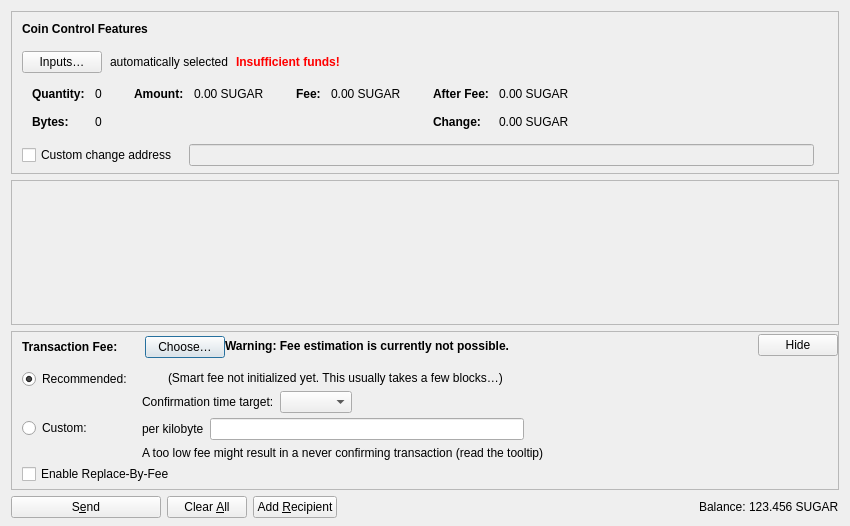
<?xml version="1.0" encoding="UTF-8"?>
<ui version="4.0">
 <class>SendCoinsDialog</class>
 <widget class="QDialog" name="SendCoinsDialog">
  <property name="geometry">
   <rect>
    <x>0</x>
    <y>0</y>
    <width>850</width>
    <height>526</height>
   </rect>
  </property>
  <property name="windowTitle">
   <string>Send Coins</string>
  </property>
  <layout class="QVBoxLayout" name="verticalLayout" stretch="0,1,0,0">
   <property name="bottomMargin">
    <number>8</number>
   </property>
   <item>
    <widget class="QFrame" name="frameCoinControl">
     <property name="sizePolicy">
      <sizepolicy hsizetype="Expanding" vsizetype="Expanding">
       <horstretch>0</horstretch>
       <verstretch>0</verstretch>
      </sizepolicy>
     </property>
     <property name="maximumSize">
      <size>
       <width>16777215</width>
       <height>16777215</height>
      </size>
     </property>
     <property name="frameShape">
      <enum>QFrame::StyledPanel</enum>
     </property>
     <property name="frameShadow">
      <enum>QFrame::Sunken</enum>
     </property>
     <layout class="QVBoxLayout" name="verticalLayoutCoinControl2">
      <property name="spacing">
       <number>0</number>
      </property>
      <property name="leftMargin">
       <number>0</number>
      </property>
      <property name="topMargin">
       <number>0</number>
      </property>
      <property name="rightMargin">
       <number>0</number>
      </property>
      <property name="bottomMargin">
       <number>6</number>
      </property>
      <item>
       <layout class="QVBoxLayout" name="verticalLayoutCoinControl" stretch="0,0,0,0,1">
        <property name="spacing">
         <number>0</number>
        </property>
        <property name="leftMargin">
         <number>10</number>
        </property>
        <property name="topMargin">
         <number>10</number>
        </property>
        <item>
         <layout class="QHBoxLayout" name="horizontalLayoutCoinControl1">
          <property name="bottomMargin">
           <number>15</number>
          </property>
          <item>
           <widget class="QLabel" name="labelCoinControlFeatures">
            <property name="sizePolicy">
             <sizepolicy hsizetype="Preferred" vsizetype="Maximum">
              <horstretch>0</horstretch>
              <verstretch>0</verstretch>
             </sizepolicy>
            </property>
            <property name="font">
             <font>
              <weight>75</weight>
              <bold>true</bold>
             </font>
            </property>
            <property name="styleSheet">
             <string notr="true">font-weight:bold;</string>
            </property>
            <property name="text">
             <string>Coin Control Features</string>
            </property>
           </widget>
          </item>
         </layout>
        </item>
        <item>
         <layout class="QHBoxLayout" name="horizontalLayoutCoinControl2" stretch="0,0,0,0">
          <property name="spacing">
           <number>8</number>
          </property>
          <property name="bottomMargin">
           <number>10</number>
          </property>
          <item>
           <widget class="QPushButton" name="pushButtonCoinControl">
            <property name="styleSheet">
             <string notr="true"/>
            </property>
            <property name="text">
             <string>Inputs…</string>
            </property>
            <property name="autoDefault">
             <bool>false</bool>
            </property>
           </widget>
          </item>
          <item>
           <widget class="QLabel" name="labelCoinControlAutomaticallySelected">
            <property name="text">
             <string>automatically selected</string>
            </property>
            <property name="margin">
             <number>5</number>
            </property>
           </widget>
          </item>
          <item>
           <widget class="QLabel" name="labelCoinControlInsuffFunds">
            <property name="font">
             <font>
              <weight>75</weight>
              <bold>true</bold>
             </font>
            </property>
            <property name="styleSheet">
             <string notr="true">color:red;font-weight:bold;</string>
            </property>
            <property name="text">
             <string>Insufficient funds!</string>
            </property>
            <property name="margin">
             <number>5</number>
            </property>
           </widget>
          </item>
          <item>
           <spacer name="horizontalSpacerCoinControl">
            <property name="orientation">
             <enum>Qt::Horizontal</enum>
            </property>
            <property name="sizeHint" stdset="0">
             <size>
              <width>40</width>
              <height>1</height>
             </size>
            </property>
           </spacer>
          </item>
         </layout>
        </item>
        <item>
         <widget class="QWidget" name="widgetCoinControl" native="true">
          <property name="sizePolicy">
           <sizepolicy hsizetype="Preferred" vsizetype="Preferred">
            <horstretch>0</horstretch>
            <verstretch>0</verstretch>
           </sizepolicy>
          </property>
          <property name="minimumSize">
           <size>
            <width>0</width>
            <height>0</height>
           </size>
          </property>
          <property name="styleSheet">
           <string notr="true"/>
          </property>
          <layout class="QHBoxLayout" name="horizontalLayoutCoinControl5">
           <property name="leftMargin">
            <number>0</number>
           </property>
           <property name="topMargin">
            <number>0</number>
           </property>
           <property name="rightMargin">
            <number>0</number>
           </property>
           <property name="bottomMargin">
            <number>0</number>
           </property>
           <item>
            <layout class="QHBoxLayout" name="horizontalLayoutCoinControl3" stretch="0,0,0,1">
             <property name="spacing">
              <number>20</number>
             </property>
             <property name="topMargin">
              <number>0</number>
             </property>
             <property name="bottomMargin">
              <number>10</number>
             </property>
             <item>
              <layout class="QFormLayout" name="formLayoutCoinControl1">
               <property name="labelAlignment">
                <set>Qt::AlignLeft|Qt::AlignVCenter</set>
               </property>
               <property name="horizontalSpacing">
                <number>10</number>
               </property>
               <property name="verticalSpacing">
                <number>14</number>
               </property>
               <property name="leftMargin">
                <number>10</number>
               </property>
               <property name="topMargin">
                <number>4</number>
               </property>
               <property name="rightMargin">
                <number>6</number>
               </property>
               <item row="0" column="0">
                <widget class="QLabel" name="labelCoinControlQuantityText">
                 <property name="font">
                  <font>
                   <weight>75</weight>
                   <bold>true</bold>
                  </font>
                 </property>
                 <property name="text">
                  <string>Quantity:</string>
                 </property>
                 <property name="margin">
                  <number>0</number>
                 </property>
                </widget>
               </item>
               <item row="0" column="1">
                <widget class="QLabel" name="labelCoinControlQuantity">
                 <property name="cursor">
                  <cursorShape>IBeamCursor</cursorShape>
                 </property>
                 <property name="contextMenuPolicy">
                  <enum>Qt::ActionsContextMenu</enum>
                 </property>
                 <property name="text">
                  <string notr="true">0</string>
                 </property>
                 <property name="margin">
                  <number>0</number>
                 </property>
                 <property name="textInteractionFlags">
                  <set>Qt::LinksAccessibleByMouse|Qt::TextSelectableByKeyboard|Qt::TextSelectableByMouse</set>
                 </property>
                </widget>
               </item>
               <item row="1" column="0">
                <widget class="QLabel" name="labelCoinControlBytesText">
                 <property name="font">
                  <font>
                   <weight>75</weight>
                   <bold>true</bold>
                  </font>
                 </property>
                 <property name="text">
                  <string>Bytes:</string>
                 </property>
                </widget>
               </item>
               <item row="1" column="1">
                <widget class="QLabel" name="labelCoinControlBytes">
                 <property name="cursor">
                  <cursorShape>IBeamCursor</cursorShape>
                 </property>
                 <property name="contextMenuPolicy">
                  <enum>Qt::ActionsContextMenu</enum>
                 </property>
                 <property name="text">
                  <string notr="true">0</string>
                 </property>
                 <property name="textInteractionFlags">
                  <set>Qt::LinksAccessibleByMouse|Qt::TextSelectableByKeyboard|Qt::TextSelectableByMouse</set>
                 </property>
                </widget>
               </item>
              </layout>
             </item>
             <item>
              <layout class="QFormLayout" name="formLayoutCoinControl2">
               <property name="horizontalSpacing">
                <number>10</number>
               </property>
               <property name="verticalSpacing">
                <number>14</number>
               </property>
               <property name="leftMargin">
                <number>6</number>
               </property>
               <property name="topMargin">
                <number>4</number>
               </property>
               <property name="rightMargin">
                <number>6</number>
               </property>
               <item row="0" column="0">
                <widget class="QLabel" name="labelCoinControlAmountText">
                 <property name="font">
                  <font>
                   <weight>75</weight>
                   <bold>true</bold>
                  </font>
                 </property>
                 <property name="text">
                  <string>Amount:</string>
                 </property>
                 <property name="margin">
                  <number>0</number>
                 </property>
                </widget>
               </item>
               <item row="0" column="1">
                <widget class="QLabel" name="labelCoinControlAmount">
                 <property name="cursor">
                  <cursorShape>IBeamCursor</cursorShape>
                 </property>
                 <property name="contextMenuPolicy">
                  <enum>Qt::ActionsContextMenu</enum>
                 </property>
                 <property name="text">
                  <string notr="true">0.00 SUGAR</string>
                 </property>
                 <property name="textInteractionFlags">
                  <set>Qt::LinksAccessibleByMouse|Qt::TextSelectableByKeyboard|Qt::TextSelectableByMouse</set>
                 </property>
                </widget>
               </item>
              </layout>
             </item>
             <item>
              <layout class="QFormLayout" name="formLayoutCoinControl3">
               <property name="horizontalSpacing">
                <number>10</number>
               </property>
               <property name="verticalSpacing">
                <number>14</number>
               </property>
               <property name="leftMargin">
                <number>6</number>
               </property>
               <property name="topMargin">
                <number>4</number>
               </property>
               <property name="rightMargin">
                <number>6</number>
               </property>
               <item row="0" column="0">
                <widget class="QLabel" name="labelCoinControlFeeText">
                 <property name="font">
                  <font>
                   <weight>75</weight>
                   <bold>true</bold>
                  </font>
                 </property>
                 <property name="text">
                  <string>Fee:</string>
                 </property>
                 <property name="margin">
                  <number>0</number>
                 </property>
                </widget>
               </item>
               <item row="0" column="1">
                <widget class="QLabel" name="labelCoinControlFee">
                 <property name="cursor">
                  <cursorShape>IBeamCursor</cursorShape>
                 </property>
                 <property name="contextMenuPolicy">
                  <enum>Qt::ActionsContextMenu</enum>
                 </property>
                 <property name="text">
                  <string notr="true">0.00 SUGAR</string>
                 </property>
                 <property name="textInteractionFlags">
                  <set>Qt::LinksAccessibleByMouse|Qt::TextSelectableByKeyboard|Qt::TextSelectableByMouse</set>
                 </property>
                </widget>
               </item>
              </layout>
             </item>
             <item>
              <layout class="QFormLayout" name="formLayoutCoinControl4">
               <property name="labelAlignment">
                <set>Qt::AlignLeft|Qt::AlignVCenter</set>
               </property>
               <property name="horizontalSpacing">
                <number>10</number>
               </property>
               <property name="verticalSpacing">
                <number>14</number>
               </property>
               <property name="leftMargin">
                <number>6</number>
               </property>
               <property name="topMargin">
                <number>4</number>
               </property>
               <property name="rightMargin">
                <number>6</number>
               </property>
               <item row="0" column="0">
                <widget class="QLabel" name="labelCoinControlAfterFeeText">
                 <property name="font">
                  <font>
                   <weight>75</weight>
                   <bold>true</bold>
                  </font>
                 </property>
                 <property name="text">
                  <string>After Fee:</string>
                 </property>
                 <property name="margin">
                  <number>0</number>
                 </property>
                </widget>
               </item>
               <item row="0" column="1">
                <widget class="QLabel" name="labelCoinControlAfterFee">
                 <property name="cursor">
                  <cursorShape>IBeamCursor</cursorShape>
                 </property>
                 <property name="contextMenuPolicy">
                  <enum>Qt::ActionsContextMenu</enum>
                 </property>
                 <property name="text">
                  <string notr="true">0.00 SUGAR</string>
                 </property>
                 <property name="textInteractionFlags">
                  <set>Qt::LinksAccessibleByMouse|Qt::TextSelectableByKeyboard|Qt::TextSelectableByMouse</set>
                 </property>
                </widget>
               </item>
               <item row="1" column="0">
                <widget class="QLabel" name="labelCoinControlChangeText">
                 <property name="font">
                  <font>
                   <weight>75</weight>
                   <bold>true</bold>
                  </font>
                 </property>
                 <property name="text">
                  <string>Change:</string>
                 </property>
                </widget>
               </item>
               <item row="1" column="1">
                <widget class="QLabel" name="labelCoinControlChange">
                 <property name="cursor">
                  <cursorShape>IBeamCursor</cursorShape>
                 </property>
                 <property name="contextMenuPolicy">
                  <enum>Qt::ActionsContextMenu</enum>
                 </property>
                 <property name="text">
                  <string notr="true">0.00 SUGAR</string>
                 </property>
                 <property name="textInteractionFlags">
                  <set>Qt::LinksAccessibleByMouse|Qt::TextSelectableByKeyboard|Qt::TextSelectableByMouse</set>
                 </property>
                </widget>
               </item>
              </layout>
             </item>
            </layout>
           </item>
          </layout>
         </widget>
        </item>
        <item>
         <layout class="QHBoxLayout" name="horizontalLayoutCoinControl4" stretch="0,0,0">
          <property name="spacing">
           <number>12</number>
          </property>
          <property name="sizeConstraint">
           <enum>QLayout::SetDefaultConstraint</enum>
          </property>
          <property name="topMargin">
           <number>5</number>
          </property>
          <property name="rightMargin">
           <number>5</number>
          </property>
          <item>
           <widget class="QCheckBox" name="checkBoxCoinControlChange">
            <property name="toolTip">
             <string>If this is activated, but the change address is empty or invalid, change will be sent to a newly generated address.</string>
            </property>
            <property name="text">
             <string>Custom change address</string>
            </property>
           </widget>
          </item>
          <item>
           <widget class="QValidatedLineEdit" name="lineEditCoinControlChange">
            <property name="enabled">
             <bool>false</bool>
            </property>
            <property name="sizePolicy">
             <sizepolicy hsizetype="Expanding" vsizetype="Fixed">
              <horstretch>0</horstretch>
              <verstretch>0</verstretch>
             </sizepolicy>
            </property>
           </widget>
          </item>
          <item>
           <widget class="QLabel" name="labelCoinControlChangeLabel">
            <property name="sizePolicy">
             <sizepolicy hsizetype="Preferred" vsizetype="Expanding">
              <horstretch>0</horstretch>
              <verstretch>0</verstretch>
             </sizepolicy>
            </property>
            <property name="minimumSize">
             <size>
              <width>0</width>
              <height>0</height>
             </size>
            </property>
            <property name="text">
             <string/>
            </property>
            <property name="margin">
             <number>3</number>
            </property>
           </widget>
          </item>
         </layout>
        </item>
        <item>
         <spacer name="verticalSpacerCoinControl">
          <property name="orientation">
           <enum>Qt::Vertical</enum>
          </property>
          <property name="sizeHint" stdset="0">
           <size>
            <width>800</width>
            <height>1</height>
           </size>
          </property>
         </spacer>
        </item>
       </layout>
      </item>
     </layout>
    </widget>
   </item>
   <item>
    <widget class="QScrollArea" name="scrollArea">
     <property name="widgetResizable">
      <bool>true</bool>
     </property>
     <widget class="QWidget" name="scrollAreaWidgetContents">
      <property name="geometry">
       <rect>
        <x>0</x>
        <y>0</y>
        <width>830</width>
        <height>104</height>
       </rect>
      </property>
      <layout class="QVBoxLayout" name="verticalLayout_2" stretch="0,1">
       <property name="leftMargin">
        <number>0</number>
       </property>
       <property name="topMargin">
        <number>0</number>
       </property>
       <property name="rightMargin">
        <number>0</number>
       </property>
       <property name="bottomMargin">
        <number>0</number>
       </property>
       <item>
        <layout class="QVBoxLayout" name="entries">
         <property name="spacing">
          <number>6</number>
         </property>
        </layout>
       </item>
       <item>
        <spacer name="verticalSpacer">
         <property name="orientation">
          <enum>Qt::Vertical</enum>
         </property>
         <property name="sizeHint" stdset="0">
          <size>
           <width>20</width>
           <height>40</height>
          </size>
         </property>
        </spacer>
       </item>
      </layout>
     </widget>
    </widget>
   </item>
   <item>
    <widget class="QFrame" name="frameFee">
     <property name="sizePolicy">
      <sizepolicy hsizetype="Expanding" vsizetype="Expanding">
       <horstretch>0</horstretch>
       <verstretch>0</verstretch>
      </sizepolicy>
     </property>
     <property name="maximumSize">
      <size>
       <width>16777215</width>
       <height>16777215</height>
      </size>
     </property>
     <property name="frameShape">
      <enum>QFrame::StyledPanel</enum>
     </property>
     <property name="frameShadow">
      <enum>QFrame::Sunken</enum>
     </property>
     <layout class="QVBoxLayout" name="verticalLayoutFee1">
      <property name="spacing">
       <number>0</number>
      </property>
      <property name="leftMargin">
       <number>0</number>
      </property>
      <property name="topMargin">
       <number>0</number>
      </property>
      <property name="rightMargin">
       <number>0</number>
      </property>
      <property name="bottomMargin">
       <number>0</number>
      </property>
      <item>
       <layout class="QVBoxLayout" name="verticalLayoutFee2" stretch="0,0,0">
        <property name="spacing">
         <number>0</number>
        </property>
        <property name="leftMargin">
         <number>10</number>
        </property>
        <property name="topMargin">
         <number>0</number>
        </property>
        <item>
         <layout class="QHBoxLayout" name="horizontalLayoutFee1">
          <property name="bottomMargin">
           <number>0</number>
          </property>
          <item>
           <layout class="QVBoxLayout" name="verticalLayoutFee7">
            <property name="spacing">
             <number>0</number>
            </property>
            <item>
             <spacer name="verticalSpacerSmartFee">
              <property name="orientation">
               <enum>Qt::Vertical</enum>
              </property>
              <property name="sizeType">
               <enum>QSizePolicy::Fixed</enum>
              </property>
              <property name="sizeHint" stdset="0">
               <size>
                <width>1</width>
                <height>4</height>
               </size>
              </property>
             </spacer>
            </item>
            <item>
             <layout class="QHBoxLayout" name="horizontalLayoutSmartFee">
              <property name="spacing">
               <number>10</number>
              </property>
              <item>
               <widget class="QLabel" name="labelFeeHeadline">
                <property name="sizePolicy">
                 <sizepolicy hsizetype="Preferred" vsizetype="Maximum">
                  <horstretch>0</horstretch>
                  <verstretch>0</verstretch>
                 </sizepolicy>
                </property>
                <property name="font">
                 <font>
                  <weight>75</weight>
                  <bold>true</bold>
                 </font>
                </property>
                <property name="styleSheet">
                 <string notr="true">font-weight:bold;</string>
                </property>
                <property name="text">
                 <string>Transaction Fee:</string>
                </property>
               </widget>
              </item>
              <item>
               <widget class="QLabel" name="labelFeeMinimized">
                <property name="text">
                 <string/>
                </property>
               </widget>
              </item>
              <item>
               <widget class="QPushButton" name="buttonChooseFee">
                <property name="text">
                 <string>Choose…</string>
                </property>
               </widget>
              </item>
             </layout>
            </item>
            <item>
             <spacer name="verticalSpacer_5">
              <property name="orientation">
               <enum>Qt::Vertical</enum>
              </property>
              <property name="sizeHint" stdset="0">
               <size>
                <width>1</width>
                <height>1</height>
               </size>
              </property>
             </spacer>
            </item>
           </layout>
          </item>
          <item>
           <widget class="QLabel" name="fallbackFeeWarningLabel">
            <property name="toolTip">
             <string>Using the fallbackfee can result in sending a transaction that will take several hours or days (or never) to confirm. Consider choosing your fee manually or wait until you have validated the complete chain.</string>
            </property>
            <property name="font">
            <font>
                <weight>75</weight>
                <bold>true</bold>
            </font>
            </property>
            <property name="text">
             <string>Warning: Fee estimation is currently not possible.</string>
            </property>
            <property name="wordWrap">
             <bool>false</bool>
            </property>
           </widget>
          </item>
          <item>
           <spacer name="horizontalSpacer_4">
            <property name="orientation">
             <enum>Qt::Horizontal</enum>
            </property>
            <property name="sizeType">
             <enum>QSizePolicy::MinimumExpanding</enum>
            </property>
            <property name="sizeHint" stdset="0">
             <size>
              <width>40</width>
              <height>20</height>
             </size>
            </property>
           </spacer>
          </item>
          <item>
           <widget class="QPushButton" name="buttonMinimizeFee">
            <property name="toolTip">
             <string>Hide transaction fee settings</string>
            </property>
            <property name="text">
             <string>Hide</string>
            </property>
           </widget>
          </item>
         </layout>
        </item>
        <item>
         <widget class="QFrame" name="frameFeeSelection">
          <layout class="QVBoxLayout" name="verticalLayoutFee12">
           <property name="spacing">
            <number>0</number>
           </property>
           <property name="leftMargin">
            <number>0</number>
           </property>
           <property name="topMargin">
            <number>0</number>
           </property>
           <property name="rightMargin">
            <number>0</number>
           </property>
           <property name="bottomMargin">
            <number>0</number>
           </property>
           <item>
            <layout class="QGridLayout" name="gridLayoutFee">
             <property name="topMargin">
              <number>10</number>
             </property>
             <property name="bottomMargin">
              <number>4</number>
             </property>
             <property name="horizontalSpacing">
              <number>10</number>
             </property>
             <property name="verticalSpacing">
              <number>4</number>
             </property>
             <item row="1" column="1">
              <layout class="QVBoxLayout" name="verticalLayoutFee8">
               <property name="spacing">
                <number>6</number>
               </property>
               <item>
                <layout class="QHBoxLayout" name="horizontalLayoutFee13">
                 <item>
                  <widget class="QLabel" name="labelCustomPerKilobyte">
                   <property name="toolTip">
                    <string>Specify a custom fee per kB (1,000 bytes) of the transaction's virtual size.

Note:  Since the fee is calculated on a per-byte basis, a fee rate of "100 satoshis per kvB" for a transaction size of 500 virtual bytes (half of 1 kvB) would ultimately yield a fee of only 50 satoshis.</string>
                   </property>
                   <property name="text">
                    <string>per kilobyte</string>
                   </property>
                  </widget>
                 </item>
                 <item>
                  <widget class="SugarchainAmountField" name="customFee"/>
                 </item>
                 <item>
                  <spacer name="horizontalSpacer_6">
                   <property name="orientation">
                    <enum>Qt::Horizontal</enum>
                   </property>
                   <property name="sizeHint" stdset="0">
                    <size>
                     <width>1</width>
                     <height>1</height>
                    </size>
                   </property>
                  </spacer>
                 </item>
                </layout>
               </item>
               <item>
                <layout class="QHBoxLayout" name="horizontalLayoutFee8">
                 <item>
                  <widget class="QLabel" name="labelCustomFeeWarning">
                   <property name="enabled">
                    <bool>true</bool>
                   </property>
                   <property name="toolTip">
                    <string>When there is less transaction volume than space in the blocks, miners as well as relaying nodes may enforce a minimum fee. Paying only this minimum fee is just fine, but be aware that this can result in a never confirming transaction once there is more demand for sugarchain transactions than the network can process.</string>
                   </property>
                   <property name="text">
                    <string>A too low fee might result in a never confirming transaction (read the tooltip)</string>
                   </property>
                  </widget>
                 </item>
                 <item>
                  <spacer name="horizontalSpacer_2">
                   <property name="orientation">
                    <enum>Qt::Horizontal</enum>
                   </property>
                   <property name="sizeHint" stdset="0">
                    <size>
                     <width>1</width>
                     <height>1</height>
                    </size>
                   </property>
                  </spacer>
                 </item>
                </layout>
               </item>
              </layout>
             </item>
             <item row="0" column="0">
              <layout class="QVBoxLayout" name="verticalLayoutFee4" stretch="0,1">
               <item>
                <widget class="QRadioButton" name="radioSmartFee">
                 <property name="text">
                  <string>Recommended:</string>
                 </property>
                 <property name="checked">
                  <bool>true</bool>
                 </property>
                 <attribute name="buttonGroup">
                  <string notr="true">groupFee</string>
                 </attribute>
                </widget>
               </item>
               <item>
                <spacer name="verticalSpacer_2">
                 <property name="orientation">
                  <enum>Qt::Vertical</enum>
                 </property>
                 <property name="sizeHint" stdset="0">
                  <size>
                   <width>1</width>
                   <height>1</height>
                  </size>
                 </property>
                </spacer>
               </item>
              </layout>
             </item>
             <item row="1" column="0">
              <layout class="QVBoxLayout" name="verticalLayoutFee9" stretch="0,1">
               <item>
                <widget class="QRadioButton" name="radioCustomFee">
                 <property name="text">
                  <string>Custom:</string>
                 </property>
                 <attribute name="buttonGroup">
                  <string notr="true">groupFee</string>
                 </attribute>
                </widget>
               </item>
               <item>
                <spacer name="verticalSpacer_6">
                 <property name="orientation">
                  <enum>Qt::Vertical</enum>
                 </property>
                 <property name="sizeHint" stdset="0">
                  <size>
                   <width>1</width>
                   <height>1</height>
                  </size>
                 </property>
                </spacer>
               </item>
              </layout>
             </item>
             <item row="0" column="1">
              <layout class="QVBoxLayout" name="verticalLayoutFee3" stretch="0,0,1">
               <property name="spacing">
                <number>6</number>
               </property>
               <property name="topMargin">
                <number>2</number>
               </property>
               <item>
                <layout class="QHBoxLayout" name="horizontalLayoutFee12">
                 <item>
                  <widget class="QLabel" name="labelSmartFee">
                   <property name="text">
                    <string/>
                   </property>
                  </widget>
                 </item>
                 <item>
                  <widget class="QLabel" name="labelFeeEstimation">
                   <property name="text">
                    <string/>
                   </property>
                  </widget>
                 </item>
                 <item>
                  <widget class="QLabel" name="labelSmartFee2">
                   <property name="text">
                    <string>(Smart fee not initialized yet. This usually takes a few blocks…)</string>
                   </property>
                  </widget>
                 </item>
                 <item>
                  <spacer name="horizontalSpacer_5">
                   <property name="orientation">
                    <enum>Qt::Horizontal</enum>
                   </property>
                   <property name="sizeHint" stdset="0">
                    <size>
                     <width>1</width>
                     <height>1</height>
                    </size>
                   </property>
                  </spacer>
                 </item>
                </layout>
               </item>
               <item>
                <layout class="QHBoxLayout" name="horizontalLayoutFee9">
                 <item>
                  <layout class="QVBoxLayout" name="verticalLayoutFee6">
                   <item>
                    <widget class="QLabel" name="labelSmartFee3">
                     <property name="text">
                      <string>Confirmation time target:</string>
                     </property>
                    </widget>
                   </item>
                  </layout>
                 </item>
                 <item>
                  <layout class="QVBoxLayout" name="verticalLayoutFee5">
                   <property name="rightMargin">
                    <number>30</number>
                   </property>
                   <item>
                    <layout class="QHBoxLayout" name="horizontalLayoutConfTarget">
                     <property name="bottomMargin">
                      <number>0</number>
                     </property>
                     <item>
                      <widget class="QComboBox" name="confTargetSelector"/>
                     </item>
                     <item>
                      <spacer name="horizontalSpacerConfTarget">
                       <property name="orientation">
                        <enum>Qt::Horizontal</enum>
                       </property>
                       <property name="sizeHint" stdset="0">
                        <size>
                         <width>40</width>
                         <height>20</height>
                        </size>
                       </property>
                      </spacer>
                     </item>
                    </layout>
                   </item>
                  </layout>
                 </item>
                </layout>
               </item>
               <item>
                <spacer name="verticalSpacer_4">
                 <property name="orientation">
                  <enum>Qt::Vertical</enum>
                 </property>
                 <property name="sizeHint" stdset="0">
                  <size>
                   <width>1</width>
                   <height>1</height>
                  </size>
                 </property>
                </spacer>
               </item>
              </layout>
             </item>
            </layout>
           </item>
           <item>
            <widget class="QCheckBox" name="optInRBF">
             <property name="text">
              <string>Enable Replace-By-Fee</string>
             </property>
             <property name="toolTip">
              <string>With Replace-By-Fee (BIP-125) you can increase a transaction's fee after it is sent. Without this, a higher fee may be recommended to compensate for increased transaction delay risk.</string>
             </property>
            </widget>
           </item>
          </layout>
         </widget>
        </item>
        <item>
         <spacer name="verticalSpacerFee">
          <property name="orientation">
           <enum>Qt::Vertical</enum>
          </property>
          <property name="sizeHint" stdset="0">
           <size>
            <width>40</width>
            <height>5</height>
           </size>
          </property>
         </spacer>
        </item>
       </layout>
      </item>
     </layout>
    </widget>
   </item>
   <item>
    <layout class="QHBoxLayout" name="horizontalLayout">
     <item>
      <widget class="QPushButton" name="sendButton">
       <property name="minimumSize">
        <size>
         <width>150</width>
         <height>0</height>
        </size>
       </property>
       <property name="toolTip">
        <string>Confirm the send action</string>
       </property>
       <property name="text">
        <string>S&amp;end</string>
       </property>
       <property name="icon">
        <iconset resource="../sugarchain.qrc">
         <normaloff>:/icons/send</normaloff>:/icons/send</iconset>
       </property>
       <property name="autoDefault">
        <bool>false</bool>
       </property>
       <property name="default">
        <bool>false</bool>
       </property>
      </widget>
     </item>
     <item>
      <widget class="QPushButton" name="clearButton">
       <property name="sizePolicy">
        <sizepolicy hsizetype="Minimum" vsizetype="Fixed">
         <horstretch>0</horstretch>
         <verstretch>0</verstretch>
        </sizepolicy>
       </property>
       <property name="toolTip">
        <string>Clear all fields of the form.</string>
       </property>
       <property name="text">
        <string>Clear &amp;All</string>
       </property>
       <property name="icon">
        <iconset resource="../sugarchain.qrc">
         <normaloff>:/icons/remove</normaloff>:/icons/remove</iconset>
       </property>
       <property name="autoDefault">
        <bool>false</bool>
       </property>
      </widget>
     </item>
     <item>
      <widget class="QPushButton" name="addButton">
       <property name="toolTip">
        <string>Send to multiple recipients at once</string>
       </property>
       <property name="text">
        <string>Add &amp;Recipient</string>
       </property>
       <property name="icon">
        <iconset resource="../sugarchain.qrc">
         <normaloff>:/icons/add</normaloff>:/icons/add</iconset>
       </property>
       <property name="autoDefault">
        <bool>false</bool>
       </property>
      </widget>
     </item>
     <item>
      <spacer name="horizontalSpacer">
       <property name="orientation">
        <enum>Qt::Horizontal</enum>
       </property>
       <property name="sizeHint" stdset="0">
        <size>
         <width>40</width>
         <height>20</height>
        </size>
       </property>
      </spacer>
     </item>
     <item>
      <layout class="QHBoxLayout" name="horizontalLayout_2">
       <property name="spacing">
        <number>3</number>
       </property>
       <item>
        <widget class="QLabel" name="labelBalanceName">
         <property name="sizePolicy">
          <sizepolicy hsizetype="Preferred" vsizetype="Fixed">
           <horstretch>0</horstretch>
           <verstretch>0</verstretch>
          </sizepolicy>
         </property>
         <property name="text">
          <string>Balance:</string>
         </property>
        </widget>
       </item>
       <item>
        <widget class="QLabel" name="labelBalance">
         <property name="sizePolicy">
          <sizepolicy hsizetype="Preferred" vsizetype="Fixed">
           <horstretch>0</horstretch>
           <verstretch>0</verstretch>
          </sizepolicy>
         </property>
         <property name="cursor">
          <cursorShape>IBeamCursor</cursorShape>
         </property>
         <property name="text">
          <string notr="true">123.456 SUGAR</string>
         </property>
         <property name="textInteractionFlags">
          <set>Qt::LinksAccessibleByMouse|Qt::TextSelectableByKeyboard|Qt::TextSelectableByMouse</set>
         </property>
        </widget>
       </item>
      </layout>
     </item>
    </layout>
   </item>
  </layout>
 </widget>
 <customwidgets>
  <customwidget>
   <class>QValidatedLineEdit</class>
   <extends>QLineEdit</extends>
   <header>qt/qvalidatedlineedit.h</header>
  </customwidget>
  <customwidget>
   <class>SugarchainAmountField</class>
   <extends>QLineEdit</extends>
   <header>qt/sugarchainamountfield.h</header>
   <container>1</container>
  </customwidget>
 </customwidgets>
 <resources>
  <include location="../sugarchain.qrc"/>
 </resources>
 <connections/>
 <buttongroups>
  <buttongroup name="groupFee"/>
 </buttongroups>
</ui>
